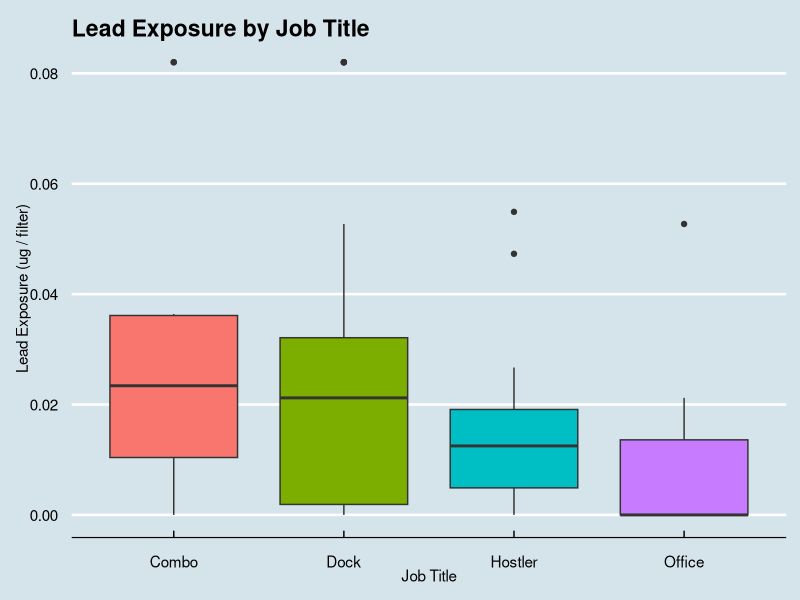
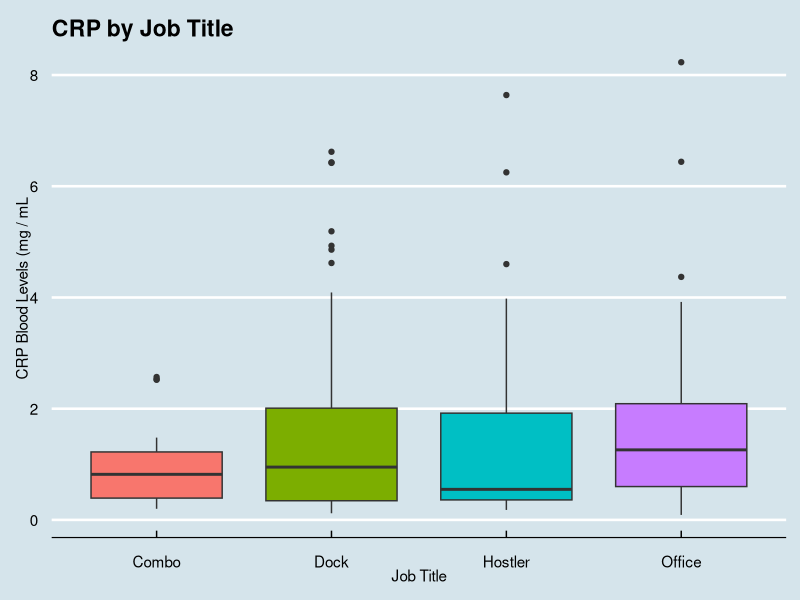
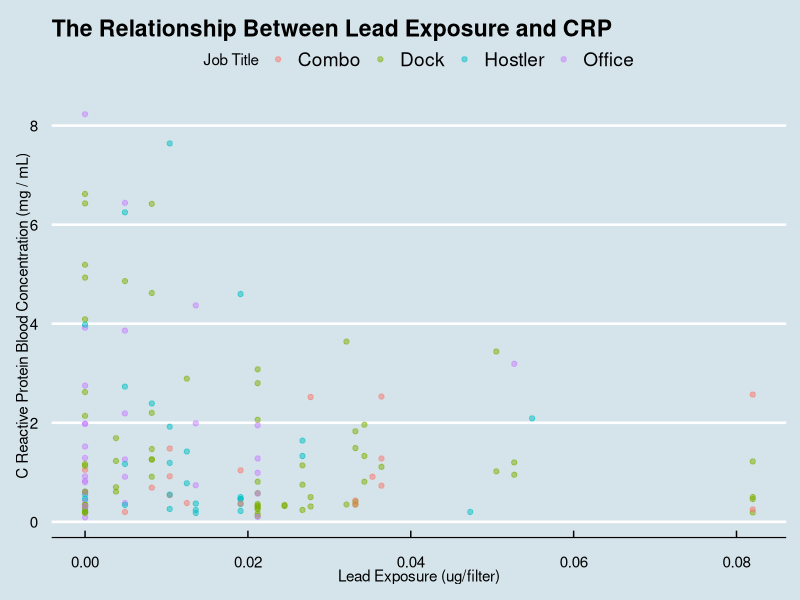
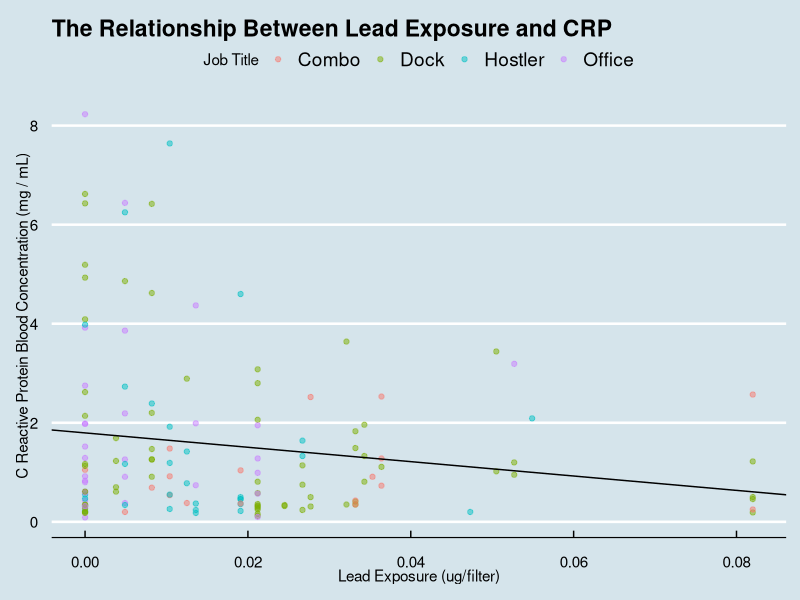
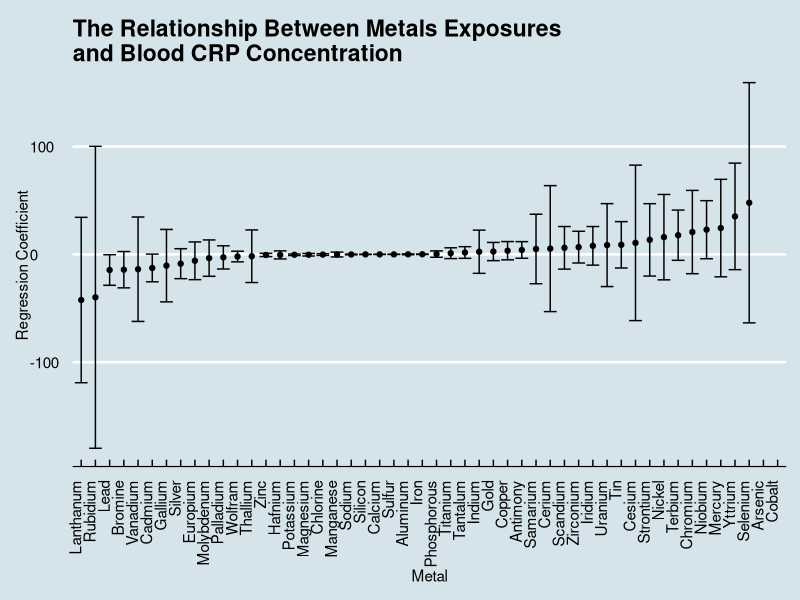
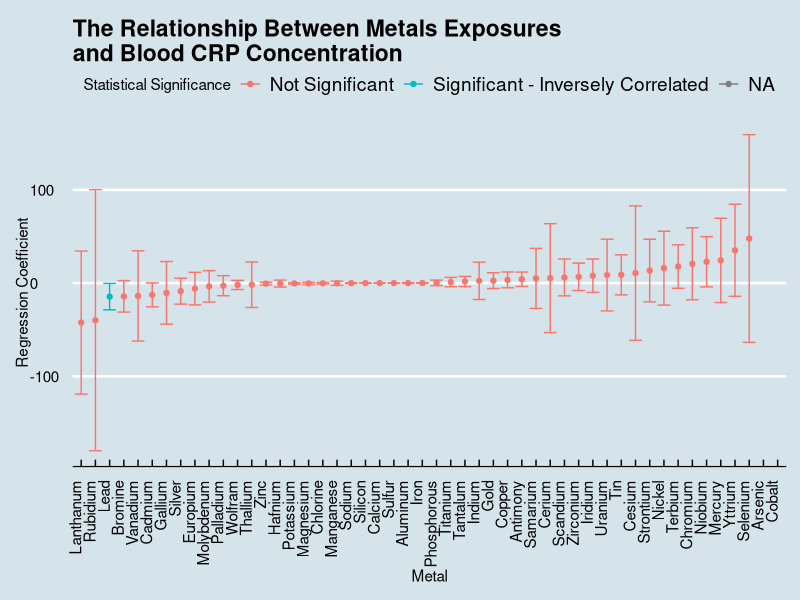
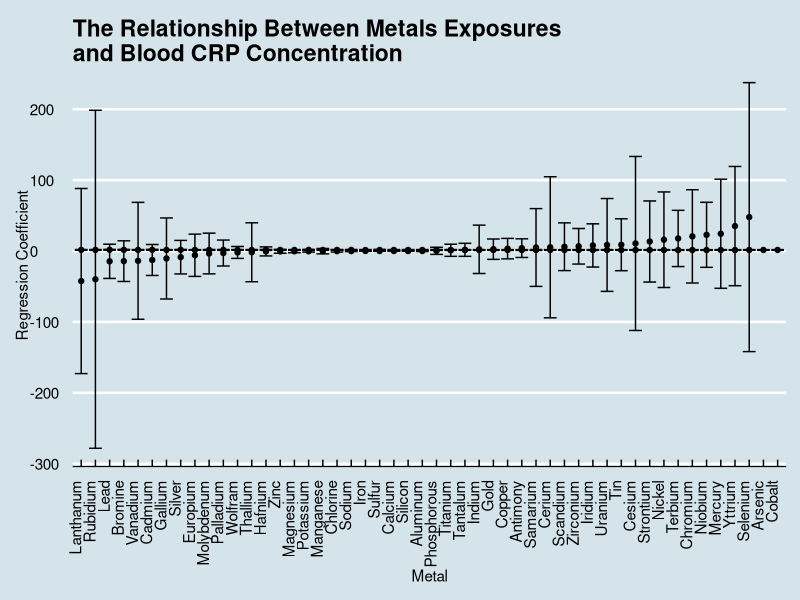
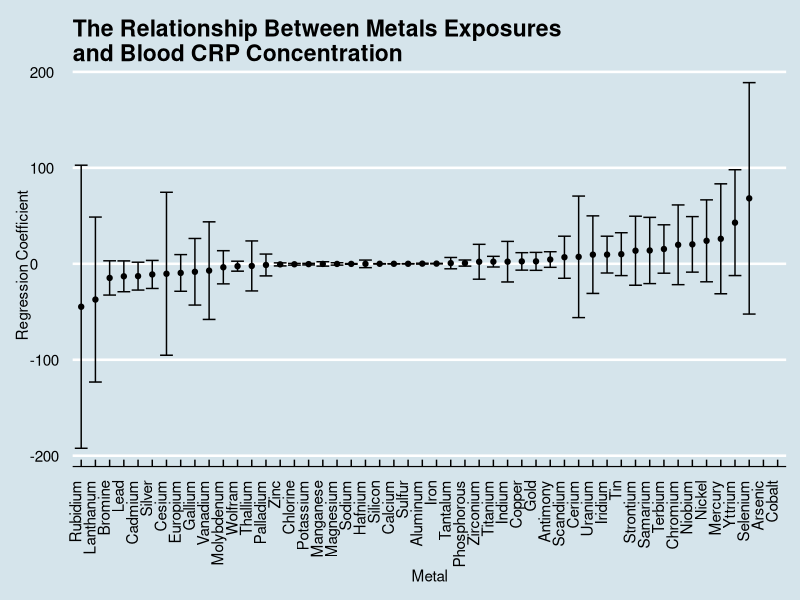

Write R code to recreate these figures, in order. (Note: this script raises an error after producing the figures.)
## ---- chunk 1
library(tidyverse)
library(readxl)
library(ggthemes)
library(broom)
library(stringr)
library(stringi)
library(RColorBrewer)
## ---- chunk 2
biomarkers <- read_excel ("xfr_with_inflamm.xls")
metals <- read_excel ("XRF_results_HVELX63X.xls", sheet = 3)
data <- left_join (biomarkers, metals, by = "sampleid")
## ---- chunk 3
data %>% ggplot (aes (x = standard_job_title, y = PBXC, fill = standard_job_title)) +
          geom_boxplot () +
          xlab ("Job Title") +
          ylab ("Lead Exposure (ug / filter)") +
          ggtitle ("Lead Exposure by Job Title") +
          guides (fill = FALSE) +
          theme_economist ()
## ---- chunk 4
data %>% ggplot (aes (x = standard_job_title, y = CRP, fill = standard_job_title)) +
          geom_boxplot () +
          xlab ("Job Title") +
          ylab ("CRP Blood Levels (mg / mL") +
          ggtitle ("CRP by Job Title") +
          guides (fill = FALSE) +
          theme_economist ()
## ---- chunk 5
p<- data %>% ggplot (aes (x = PBXC , y = CRP, col = standard_job_title)) +
          geom_point(alpha = 0.5) +
          xlab ("Lead Exposure (ug/filter)") +
          ylab ("C Reactive Protein Blood Concentration (mg / mL)") +
          ggtitle ("The Relationship Between Lead Exposure and CRP") +
          labs (col = "Job Title") +
          theme_economist()
p
## ---- chunk 6
fit <- lm (CRP ~ PBXC, data = data, na.rm = TRUE)
fit <- tidy(fit)
fit
int <- fit$estimate [1]
m <- fit$estimate [2]
## ---- chunk 7
p + geom_abline ( intercept = int, slope = m)
## ---- chunk 8
tidy_data <- data %>% gather (Code, concentration, `NAXC`:`URXU`)
## ---- chunk 9
tidy_data <- tidy_data %>% filter (str_sub (Code, -2) == "XC")
## ---- chunk 10
metal_codes <- read_csv ("metal_codes.csv")
tidy_data <- left_join(tidy_data, metal_codes, by = "Code")
## ---- chunk 11
reg <- tidy_data %>% group_by (Metal) %>%
  do (tidy (lm (CRP ~ concentration, data = .), conf.int = TRUE))
## ---- chunk 12
reg <- reg %>% filter (term != "(Intercept)")
## ---- chunk 13
reg %>% filter (Metal != "Barium") %>% 
  ggplot ( aes ( x = reorder (Metal, estimate), y = estimate, ymin = conf.low, ymax = conf.high)) +
    geom_errorbar () +
    geom_point () +
    xlab ("Metal") +
    ylab ("Regression Coefficient") +
    ggtitle ("The Relationship Between Metals Exposures\nand Blood CRP Concentration") +
    theme_economist () +
    theme(axis.text.x = element_text(angle = 90, hjust = 1)) 
## ---- chunk 14
reg <- reg %>% mutate (
  sig = ifelse(conf.high < 0 , "Significant - Inversely Correlated", 
               ifelse(conf.high >0 | conf.low <0, "Not Significant", 
                      ifelse(conf.low > 0, "Significant - Positively Correlated" , NA)))
)

reg %>% filter (Metal != "Barium") %>% 
  ggplot (aes (x = reorder (Metal, estimate), y = estimate, ymin = conf.low, ymax = conf.high, col = sig)) +
    geom_errorbar () +
    geom_point () +
    xlab ("Metal") +
    ylab ("Regression Coefficient") +
    ggtitle ("The Relationship Between Metals Exposures\nand Blood CRP Concentration") +
    theme_economist () +
    theme (axis.text.x = element_text (angle = 90, hjust = 1)) +
    guides (col = guide_legend (title = "Statistical Significance"))
## ---- chunk 15
#Establish adjusted alpha and new confidence level.
alpha <- 0.05 / 51
conf_level <- 1 - alpha

#Re-run simple unadjusted regression for each metal with the new confidence level.
reg2 <- tidy_data %>% group_by (Metal) %>%
  do (tidy (lm (CRP ~ concentration, data = .), conf.int = TRUE, conf.level = conf_level))

#Remove intercept terms.
reg <- reg %>% filter (term != "(Intercept)")

#Add indicators of significance.
reg2 <- reg2 %>% mutate (
  sig = ifelse(conf.high < 0 , "Significant - Inversely Correlated", 
               ifelse(conf.high >0 | conf.low <0, "Not Significant", 
                      ifelse(conf.low > 0, "Significant - Positively Correlated" , NA)))
)

#Plot estimates and confidence intervals, again removing barium from the plot because its confidence intervals are very wide.
reg2 %>% filter (Metal != "Barium") %>% 
  ggplot ( aes ( x = reorder (Metal, estimate), y = estimate, ymin = conf.low, ymax = conf.high)) +
    geom_errorbar () +
    geom_point () +
    xlab ("Metal") +
    ylab ("Regression Coefficient") +
    ggtitle ("The Relationship Between Metals Exposures\nand Blood CRP Concentration") +
    theme_economist () +
    theme(axis.text.x = element_text(angle = 90, hjust = 1))
## ---- chunk 16
#Run regression for each metal. Include covariates and job title variables this time.
reg <- tidy_data %>% group_by (Metal) %>%
  do (tidy (lm (CRP ~ concentration + Gender + White + Education + Avg_cigarettes + standard_job_title , data = .,  na.rm = TRUE, conf.int = TRUE)))

#Filter out all the intercepts and coefficients that do not correspond with the concentration term. Note that I also filter out the job title variables here. But we'll look at those later.
conc_coeffs <- reg %>% filter (term != "(Intercept)" & term != "Gendermale" & term != "Whiteyes"  & term != "Educationhigh school or GED" & term != "Educationless than high school" & term != "Avg_cigarettes" & term != "standard_job_titleDock" & term != "standard_job_titleHostler" & term != "standard_job_titleOffice")

#Add the confidence intervals.
conc_coeffs <- conc_coeffs %>% mutate (
  conf.high = estimate + qnorm(0.975) * std.error,
  conf.low = estimate - qnorm(0.975) * std.error
)

#Add the indicators of statistical significance.
conc_coeffs <- conc_coeffs %>% mutate (
  sig = ifelse(conf.high < 0 , "Significant - Inversely Correlated", 
               ifelse(conf.high >0 | conf.low <0, "Not Significant", 
                      ifelse(conf.low > 0, "Significant - Positively Correlated" , NA)))
)

#Plot the concentration coefficients for each metal. Again, we remove the coefficient for barium because it has a very wide confidence interval.
conc_coeffs  %>% filter (Metal != "Barium") %>% 
  ggplot ( aes ( x = reorder (Metal, estimate), y = estimate, ymin = conf.low, ymax = conf.high)) +
    geom_errorbar () +
    geom_point () +
    xlab ("Metal") +
    ylab ("Regression Coefficient") +
    ggtitle ("The Relationship Between Metals Exposures\nand Blood CRP Concentration") +
    theme_economist () +
    theme(axis.text.x = element_text(angle = 90, hjust = 1))
## ---- chunk 17
#We're using the same regression model as in the previous code chunk. But now we are filtering so that we only keep the job title variables.
job_coeffs <- reg %>% filter (term == "standard_job_titleDock" | term == "standard_job_titleHostler" | term == "standard_job_titleOffice") %>% mutate (term = ifelse(term == "standard_job_titleDock", "Dock", ifelse(term == "standard_job_titleHostler", "Hostler", ifelse(term == "standard_job_titleOffice", "Office", NA))))

#Add the confidence intervals.
job_coeffs <- job_coeffs %>% mutate (
  conf.high = estimate + qnorm(0.975) * std.error,
  conf.low = estimate - qnorm(0.975) * std.error
)

#Add the indicators of statistical significance.
job_coeffs <- job_coeffs %>% mutate (
  sig = ifelse(conf.high < 0 , "Significant - Inversely Correlated", 
               ifelse(conf.high >0 | conf.low <0, "Not Significant", 
                      ifelse(conf.low > 0, "Significant - Positively Correlated" , NA)))
)

#Plot the job title coefficients from each metal model.
job_coeffs  %>%
  ggplot ( aes ( x = reorder (Metal, estimate), y = estimate, ymin = conf.low, ymax = conf.high)) +
    geom_errorbar () +
    geom_point () +
    xlab ("Metal") +
    ylab ("Regression Coefficient") +
    ggtitle ("The Relationship Between Job Title and Blood CRP,\nControlling for Each Metal Individually") +
    theme_economist () +
    theme(axis.text.x = element_text(angle = 90, hjust = 1)) + facet_grid(term~.)

## ---- chunk 18
RMSE <- function(true_ratings, predicted_ratings){
    sqrt(mean((true_ratings - predicted_ratings)^2))
}
## ---- chunk 19
outputs <- data.frame (metal = rep(metal_codes$Metal, each = nrow (data) ),
                      value = NA)
outputs$metal <- as.character (outputs$metal)
## ---- chunk 20
tidy_data[is.na(tidy_data)] <- 0 
predictions <- tidy_data %>% group_by (Metal) %>% do (augment (lm (CRP ~ concentration + Gender + White + Education + Avg_cigarettes + standard_job_title , data = .)))

predictions$sampleid <- tidy_data$sampleid
## ---- chunk 21
metal_RMSEs <- data.frame(
  Metal = metal_codes$Metal,
  RMSE = NA
)
metal_RMSEs$Metal <- as.character (metal_RMSEs$Metal)
## ---- chunk 22
for( i in  1:51){
CRP_prediction <- predictions %>% filter (Metal == metal_RMSEs[i, 1])
CRP_actual <- tidy_data %>% filter(Metal == metal_RMSEs[i, 1])

metal_RMSEs[i, 2] <- RMSE(CRP_actual$CRP, CRP_prediction$.fitted)
}
## ---- chunk 23
metal_RMSEs %>%
  ggplot(aes(x=reorder(Metal, RMSE),y = RMSE)) +
  geom_bar(stat = "identity")+
  ggtitle ("RMSE of Each Metal Model" ) +
  xlab ("Metal Model") +
  theme_economist ()+
  theme(axis.text.x = element_text(angle = 90, hjust = 1))
## ---- chunk 24
library(MASS)
## ---- chunk 25
metal = metal_codes$Metal
estimate = rep(NA, 51)
t_stat = rep(NA, 51)

metal_step = data.frame (metal, estimate, t_stat)
## ---- chunk 26
step_data <- tidy_data %>% filter (Metal == metal_step[i, 1])

## ---- chunk 27
is.integer0 <- function(x)
 {
     is.numeric(x) && length(x) == 0L
 }
## ---- chunk 28
metal_step <- metal_step %>% mutate (
  std_err = estimate / t_stat,
  upper = estimate + qnorm(0.975)*std_err,
  lower = estimate - qnorm(0.975)*std_err
  )
## ---- chunk 29
metal_step %>% filter(metal != "Barium" ) %>%
  ggplot ( aes ( x = reorder (metal, estimate), y = estimate, ymin = lower, ymax = upper)) +
    geom_errorbar () +
    geom_point () +
    xlab ("Metal") +
    ylab ("Regression Coefficient") +
    ggtitle ("The Relationship Between Metals Exposures\nand Blood CRP Concentration") +
    theme_economist () +
    theme(axis.text.x = element_text(angle = 90, hjust = 1))
## ---- chunk 30
alpha <- 0.05 / 51
z <- 1 - alpha / 2
metal_step <- metal_step %>% mutate (
  upper_corrected = estimate + qnorm(z)*std_err,
  lower_corrected = estimate - qnorm(z)*std_err,
  sig = ifelse(upper_corrected < 0 , "Significant - Inversely Correlated", 
               ifelse(upper_corrected >0 | upper_corrected <0, "Not Significant", 
                      ifelse(lower_corrected > 0, "Significant - Positively Correlated" , NA)))
  )
## ---- chunk 31
metal_step <- na.omit(metal_step)
metal_step %>% filter(metal != "Barium" ) %>% 
  ggplot ( aes ( x = reorder (metal, estimate), y = estimate, ymin = lower_corrected, ymax = upper_corrected, col = sig  )) +
    geom_errorbar () +
    geom_point () +
    xlab ("Metal") +
    ylab ("Regression Coefficient") +
    ggtitle ("The Relationship Between Metals Exposures\nand Blood CRP Concentration") +
    theme_economist () +
    theme(axis.text.x = element_text(angle = 90, hjust = 1))
